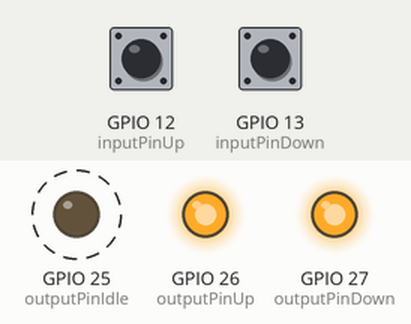
Recording of a sketch running on a simulated ESP32. Parts: output pins drawn as LEDs (lit = HIGH). Dashed ring = blinking. The inputs (shaded band) are chosen by the test bench; at power-on: GPIO 12 (inputPinUp) HIGH, GPIO 13 (inputPinDown) HIGH.

Above: at 1.3 s.
1.7 s: GPIO 12 (inputPinUp) pulled LOW for 0.5 s
At 2.1 s:
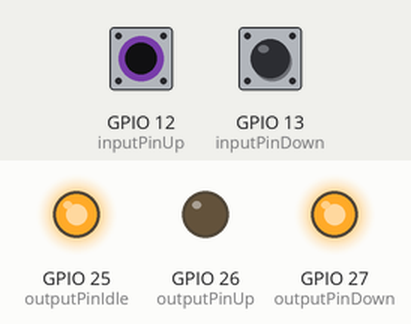
4.7 s: GPIO 13 (inputPinDown) pulled LOW for 0.5 s
At 4.9 s:
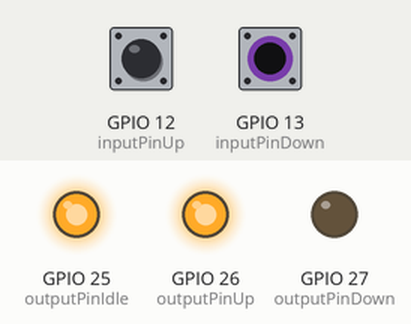
7.7 s: GPIO 13 (inputPinDown) pulled LOW for 3.2 s
At 8.3 s:
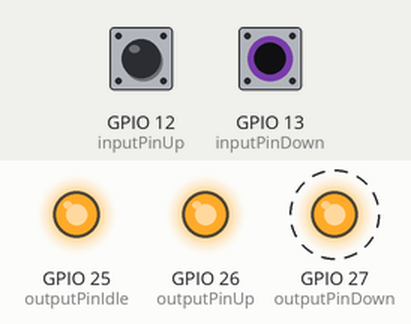
12.4 s: GPIO 12 (inputPinUp) pulled LOW for 3.2 s
At 12.7 s:
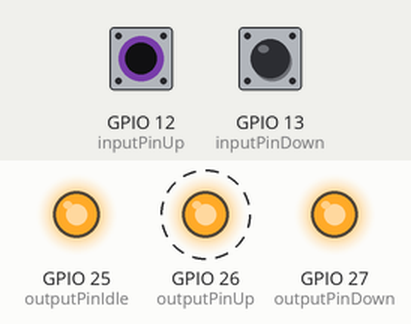
Timing chart, 0 to 18.1 s (numbered marks = the images above; inputs shaded):
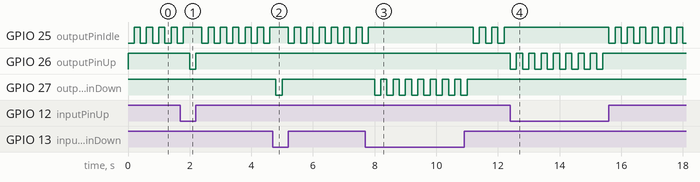

Measured:
- after the input at 1.7 s, GPIO 26 (outputPinUp): HIGH → LOW after 0.30 s, → HIGH 0.20 s later
- after the input at 4.7 s, GPIO 27 (outputPinDown): HIGH → LOW after 0.10 s, → HIGH 0.20 s later
- after the input at 7.7 s, GPIO 27 (outputPinDown): alternates HIGH for 0.20 s and LOW for 0.20 s, 16 changes in all, then stays HIGH, starting after 0.30 s
- after the input at 12.4 s, GPIO 26 (outputPinUp): alternates HIGH for 0.20 s and LOW for 0.20 s, 16 changes in all, then stays HIGH, starting at once

The sketch:

winch_transmitter_esp.ino
```cpp
const int inputPinDown = 13;
const int inputPinUp = 12;

const int outputPinDown = 27;
const int outputPinUp = 26;
const int outputPinIdle = 25;
int currentOutputPin;

const int ledPin = 17;

int inputStateDown = HIGH;
int inputStateUp = HIGH;

// Pairing button
//unsigned long buttonPressTime = 0;
//const int buttonPin = 4;

void setup() {
  pinMode(inputPinDown, INPUT_PULLUP);
  pinMode(inputPinUp, INPUT_PULLUP);
  pinMode(outputPinDown, OUTPUT);
  pinMode(outputPinUp, OUTPUT);
  pinMode(outputPinIdle, OUTPUT);
  currentOutputPin = outputPinIdle;

  digitalWrite(outputPinDown, HIGH);
  digitalWrite(outputPinUp, HIGH);
  digitalWrite(outputPinIdle, HIGH);

  //pinMode(ledPin, OUTPUT);
  //pinMode(buttonPin, INPUT_PULLUP);
}

void setOutputPin() {
  inputStateDown = digitalRead(inputPinDown);
  inputStateUp = digitalRead(inputPinUp);

  if (inputStateDown == LOW) {
    currentOutputPin = outputPinDown;
  }
  else if (inputStateUp == LOW) {
    currentOutputPin = outputPinUp;
  }
  else {
    currentOutputPin = outputPinIdle;
  }
}

void sendSignal() {
  digitalWrite(currentOutputPin, LOW);
  digitalWrite(ledPin, HIGH);
  delay(200);
  digitalWrite(currentOutputPin, HIGH);
  digitalWrite(ledPin, LOW);
  delay(200);
}

/*void checkButtonHold() {
  if (digitalRead(buttonPin) == LOW) {
    unsigned long currentTime = millis();
    if (currentTime - buttonPressTime > 2000) {
      pairingMode();
    }
  }
  else {
    buttonPressTime = millis();
  }
}

void pairingMode() {
  digitalWrite(ledPin, HIGH);

  // Wait for user to release held button
  while (true) {
    if (digitalRead(buttonPin) == HIGH) {
      break;
    delay(200);
    }
  }

  // Enter pairing mode
  bool buttonHeld = false;
  while (true) {
    digitalWrite(ledPin, HIGH);

    if (buttonHeld) {
      break;
    }

    if (digitalRead(buttonPin) == HIGH) {
      delay(50);
      continue;
    }

    unsigned long startTime = millis();
    while (digitalRead(buttonPin) == LOW) {
      if (millis() - startTime > 2000) {
        buttonHeld = true;
        digitalWrite(ledPin, LOW);
      }
      delay(50);
    }

    if (!buttonHeld) {
      setOutputPin();
      sendSignal();
    }
  }
}*/

void loop() {
  //checkButtonHold(); // Not needed when "Automap" is enabled in transmiter
  setOutputPin();
  sendSignal();
}
```
